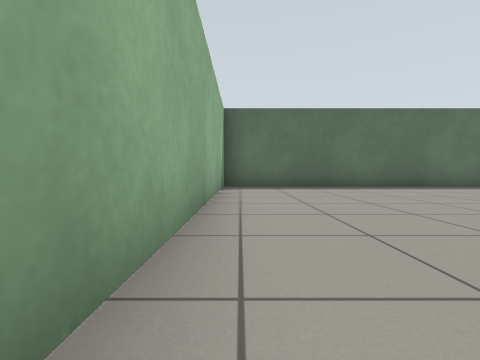
[1] (above)

19 first-person views from a walk through a world built for the Gazebo simulator. The camera is 0.5 m above the floor, tilts 2° down and sees 85° across. The floor is counted in squares, 1 m on a side. Each view is taken from the middle of a square. On the plan, view 1 faces up. The plan holds only what a view shows up to about 9 squares ahead; the rest is blank. Surface patterns are stand-ins for the level's own textures.

[2]
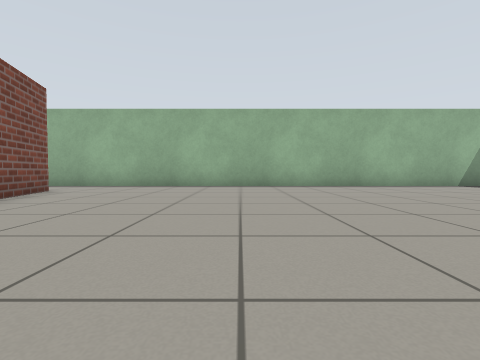

[3]
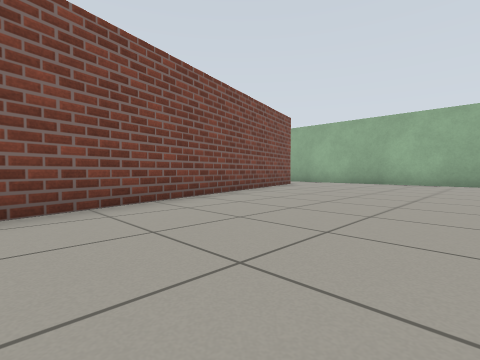

[4]
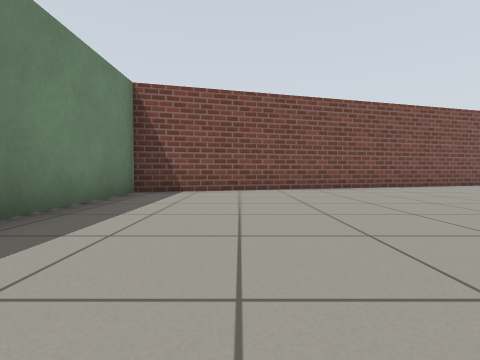

[5]
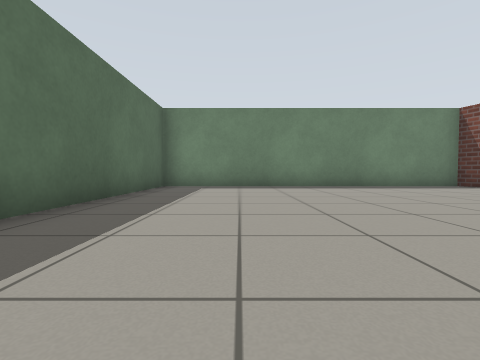

[6]
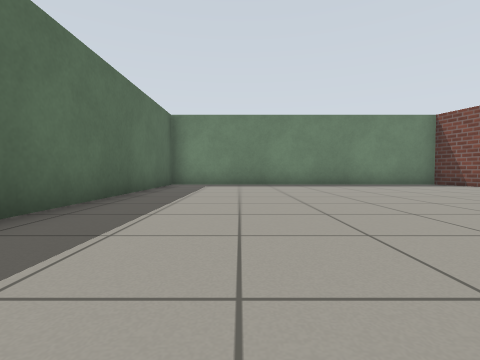

[7]
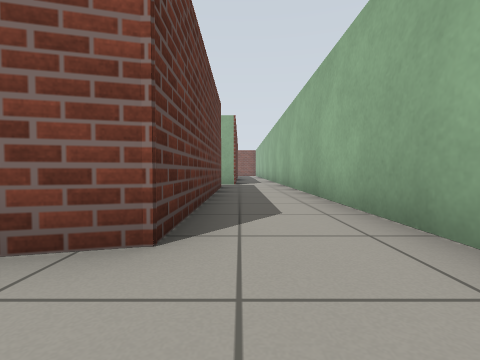

[8]
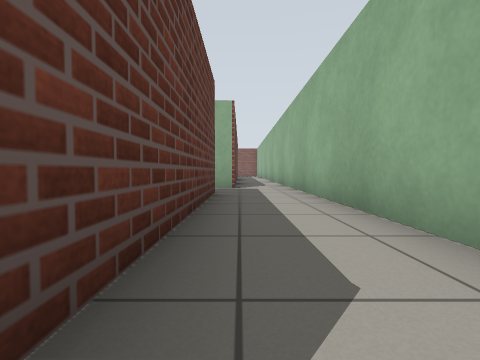

[9]
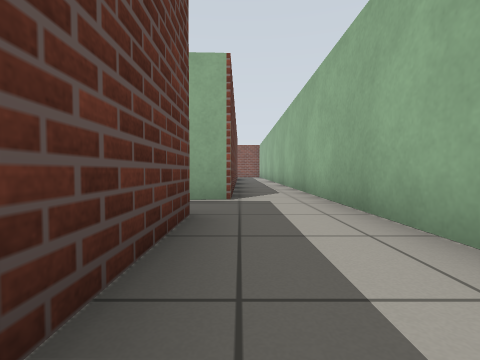

[10]
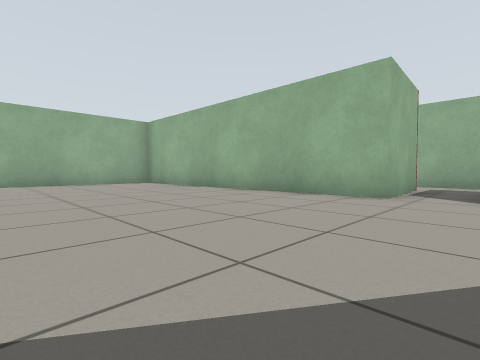

[11]
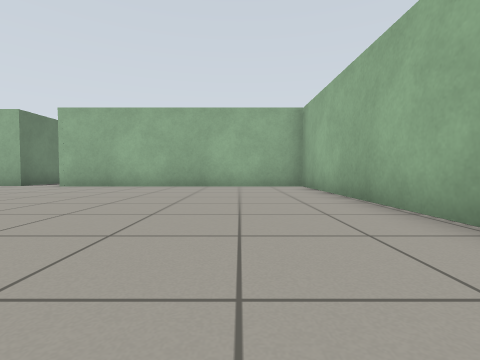

[12]
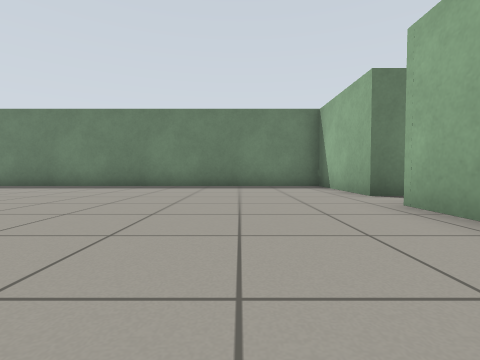

[13]
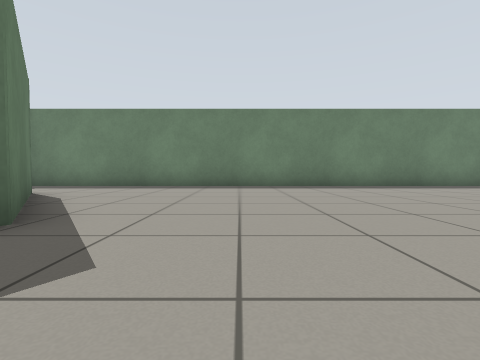

[14]
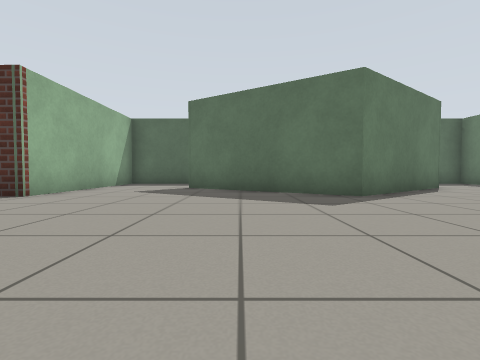

[15]
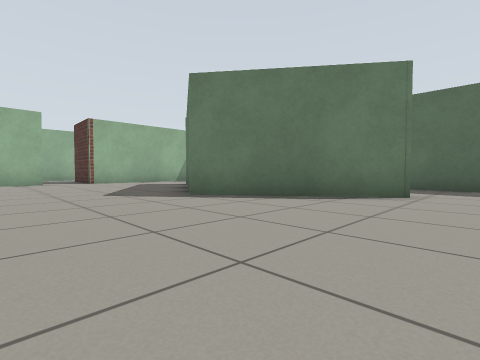

[16]
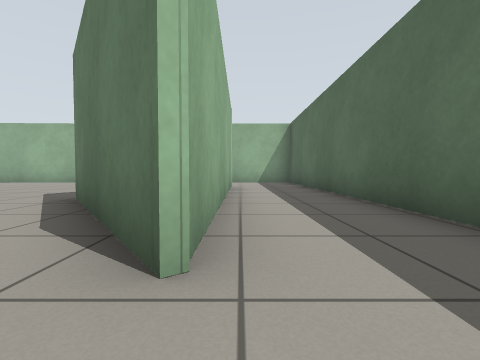

[17]
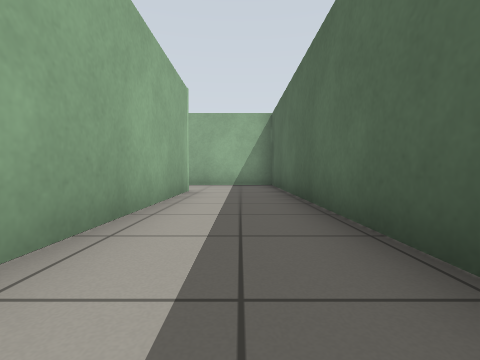

[18]
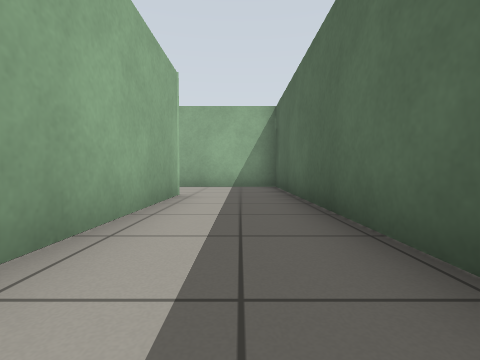

[19]
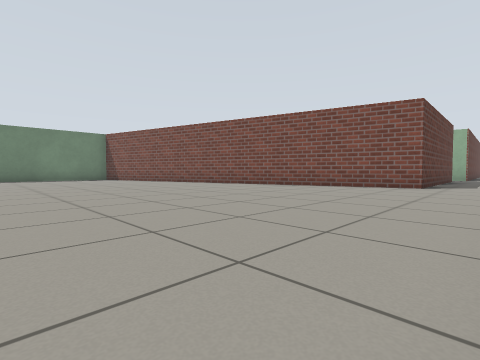

### Floor plan
Points are (right, up) in squares from view 1. A wall is a line through its corners. A room is listed if a view was taken in it or the views show most of it. See-through windows are left out.
Room 1 (views 1, 2, 3, 4, 5, 6, 7, 8, 9, 19)
walls: (3.8, -11) (3.3, -11); (1.6, -11) (1.6, -4.7) (15.4, -1) (15.4, 8.5) (-0.5, 8.5) (-0.5, -12.5); (1.2, -12.5) (3.8, -12.4)
ways out: opening at (4, -12) to room 2; opening at (0, -13)
Room 2 (views 10, 11, 12, 13, 14, 15, 16)
walls: (13.2, -21.6) (16.5, -21.6) (16.5, -6.1); (13.9, -8.3) (10.4, -10.9) (6.5, -8.4); (3.8, -12.4) (4, -21.4) (11.8, -21.4); (3.8, -9.5) (3.8, -11); (14.7, -5.9) (13.4, -5.9)
ways out: opening at (4, -12) to room 1; opening at (5.5, -9) to room 3; opening at (13, -7) to room 3
Room 3 (views 17, 18)
walls: (6.6, -8.3) (13.9, -8.3); (13.4, -5.9) (3.7, -5.9) (3.8, -9.5)
ways out: opening at (5.5, -9) to room 2; opening at (13, -7) to room 2

Where each view was taken, in squares from view 1:
view 1: 0 up, 0 right, facing up
view 2: 0 up, 8 right, facing left
view 3: 1 up, 10 right, facing down-left
view 4: 5 up, 13 right, facing down
view 5: 6 up, 7 right, facing right
view 6: 6 up, 6 right, facing right
view 7: 3 down, 1 right, facing down
view 8: 5 down, 1 right, facing down
view 9: 8 down, 1 right, facing down
view 10: 11 down, 9 right, facing down-left
view 11: 13 down, 6 right, facing down
view 12: 19 down, 8 right, facing right
view 13: 13 down, 8 right, facing right
view 14: 16 down, 8 right, facing up
view 15: 14 down, 15 right, facing up-left
view 16: 8 down, 15 right, facing left
view 17: 7 down, 13 right, facing left
view 18: 7 down, 12 right, facing left
view 19: 4 up, 0 right, facing down-right
